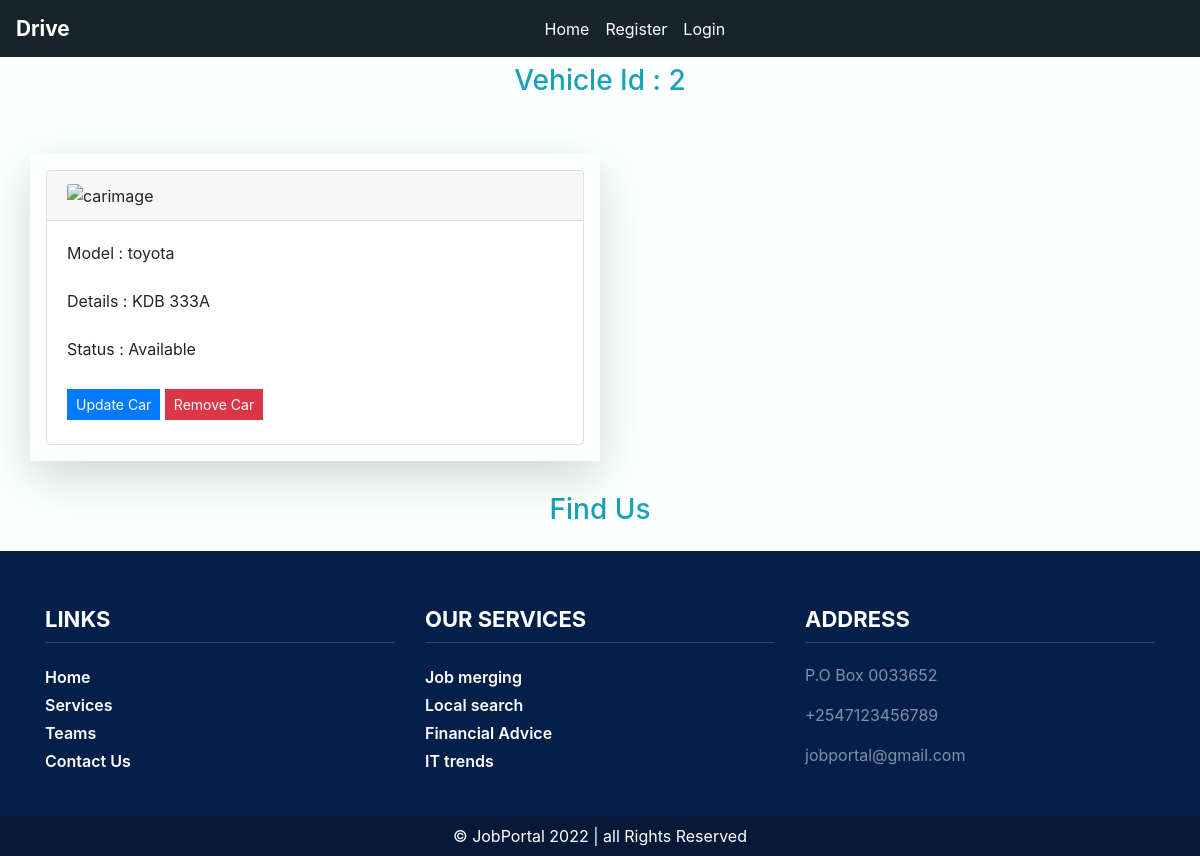
The app's page /vehicle/2/ with its own data.
### indexApp/models.py (models this page shows, shortened)
class Vehicle(models.Model):
    vehicletypeId = models.ForeignKey(VehicleType, on_delete=models.CASCADE)
    vehicleModel = models.CharField(max_length=30)
    registrationDetails = models.CharField(max_length=30)
    image = models.ImageField(null=True)

### indexApp/views.py (the view)
# urls.py: path('vehicle/<int:pk>/', VehicleDetailView.as_view(), name='vehicle-detail'),
class VehicleDetailView(DetailView):
    model = Vehicle

### templates/indexApp/vehicle_detail.html
{% extends 'assets/base.html' %}
{% block content %}
<div class="container">
  <div class="py-5 text-center mt-3 text-info h3">Vehicle Id : {{object.id}}</div>
    <div class="row">
      <div class="col-md-6 p-3 shadow-lg">
        <div class="card">
            <div class="card-header">
                <img class="card-img-top" src="{{object.imageURL}}" alt="carimage">
              </div>
            <div class="card-body">
              <p> <label>Model : {{object.vehicleModel}}</label></p>
              <p> <label>Details : {{object.registrationDetails}}</label></p>
              <p> <label>Status : Available</label></p>
               <a class="btn btn-primary btn-sm mt-1 mb-1" href="{% url 'vehicle-update' object.id %}">Update Car</a>
              <a class="btn btn-danger btn-sm mt-1 mb-1" href="{% url 'vehicle_delete' object.id%}">Remove Car</a>
            </div>
        </div>
     </div>
    </div>
</div>
{% endblock content %}

### indexApp/static/style.css (style rules this page uses)
body { background-color: #FEFFFF !important; }

### records on screen
Vehicle: id "2", vehicleModel "toyota", registrationDetails "KDB 333A"
